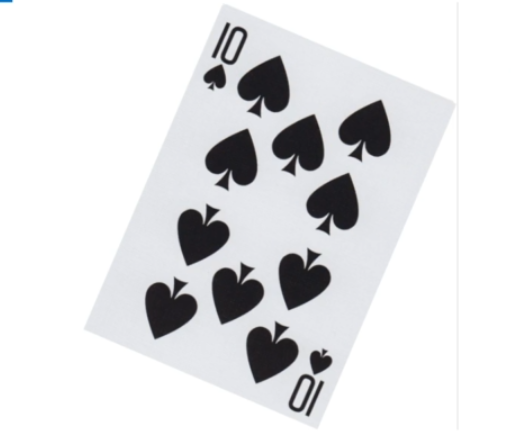
#> input picture Opencv_ile_goruntu_isleme/media/card.png, 511 x 445 px
$ jupyter execute perspektif_carpitma.ipynb
#> lines starting #> are read from the running program, lines starting #| are printed output that depends on the picture
[cell 1]
import cv2
import numpy as np

[cell 2]
img = cv2.imread('media/card.png')
#> img is the input picture: shape (445, 511, 3); mean B, G, R 226.5, 225, 224.6
cv2.imshow('Original', img)

print(img.shape)
#| (445, 511, 3)

width =400
height = 500

pts1 = np.float32([[225,5],[86,328],[454,104],[316,427]]) #cevirmek istedigimiz noktalar
pts2 = np.float32([[0,0],[0,height],[width,0],[width,height]]) #cevirmek istedigimiz noktalarin gidecegi noktalar

matrix = cv2.getPerspectiveTransform(pts1,pts2) #donusum matrisi
print(matrix)

output= cv2.warpPerspective(img,matrix,(width,height)) #donusum islemi
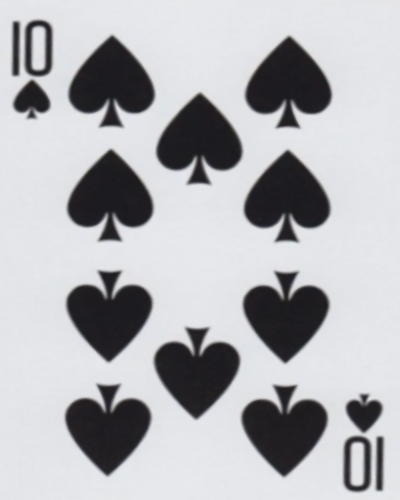
#> output: shape (500, 400, 3); mean B, G, R 182.1, 178.1, 177.2

cv2.imshow('Output', output)


cv2.waitKey(0)
cv2.destroyAllWindows()


$ run again, with Opencv_ile_goruntu_isleme/media/sudoku.png copied over Opencv_ile_goruntu_isleme/media/card.png
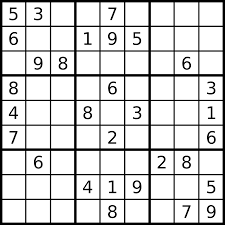
#> input picture Opencv_ile_goruntu_isleme/media/sudoku.png, 225 x 225 px
#> img is the input picture: shape (225, 225, 3); min 0, max 255, mean 213.2
#| (225, 225, 3)
#> `output= cv2.warpPerspective(img,matrix,(width,height))`:
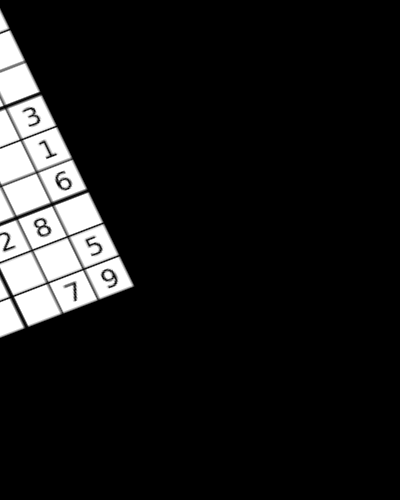
#> output: shape (500, 400, 3); min 0, max 255, mean 24.5
